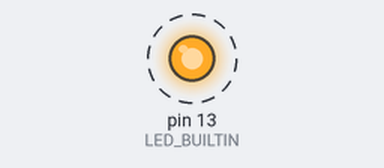
A sketch run on a simulated Arduino Uno, built with avr-gcc and run on an emulated ATmega328P. On the bench: output pins drawn as LEDs (lit = HIGH). Dashed ring = blinking. What the sketch prints to the serial monitor is not drawn.

Above: at 0.2 s.
Timing chart, 0 to 3.0 s (numbered marks = the images above):
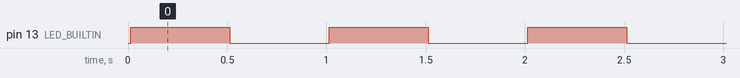

Measured:
- by itself, pin 13 (LED_BUILTIN): alternates HIGH for 0.50 s and LOW for 0.50 s

The sketch:

pin_enumerate.ino
```cpp
/*
  works on samd
*/

#if defined(NEOPIXEL_NUM) && NEOPIXEL_NUM > 0
#include <Adafruit_NeoPixel.h>
Adafruit_NeoPixel neopixels(NEOPIXEL_NUM, NEOPIXEL_NUM);
#define clear_bright_leds() neopixels.begin();neopixels.clear();
#elif defined(DOTSTAR_NUM) && DOTSTAR_NUM > 0
#include <SPI.h>
#include <Adafruit_DotStar.h>
Adafruit_DotStar strip(DOTSTAR_NUM, PIN_DOTSTAR_DATA, PIN_DOTSTAR_CLK);
#define clear_bright_leds()  strip.begin();strip.clear();strip.show();
#else
#define clear_bright_leds()
#endif

void setup() {
  clear_bright_leds();
  pinMode(LED_BUILTIN,OUTPUT);
  Serial.begin(115200);

  static unsigned int serial_start = millis();
  while ( ! Serial && (millis() - serial_start < 1000) ) {
    delay(10);
  }

  // Info
  Serial.print(F( "Start " __FILE__ " " __DATE__ " " __TIME__ " gcc " __VERSION__ " ide "));
  Serial.println(ARDUINO); // ide version
  // Nope, can't get architecture!

  Serial.print("Digital pins 0.."); Serial.println(NUM_DIGITAL_PINS - 1);
  Serial.print("Analog pins A0..A"); Serial.println(NUM_ANALOG_INPUTS - 1);
  for (unsigned int i = 0; i < NUM_DIGITAL_PINS; i++) {
    int analog_pin = -1;

    // is this an analog pin?
    // analogInputToDigitalPin() may not be a continous range, so search
    for (unsigned int a_i = 0; a_i < NUM_ANALOG_INPUTS; a_i++) {
      if ( analogInputToDigitalPin(a_i) == i ) {
        analog_pin = a_i;
        break;
      }
    }

    if ( analog_pin != -1) {
      Serial.print("A"); Serial.print(analog_pin); Serial.print(" ");
    }
    Serial.print(i);


    if (digitalPinHasPWM(i)) {
      Serial.print(" ");
      Serial.print("pwm");
    }
    Serial.println();
  }
}


void loop() {
  digitalWrite(LED_BUILTIN, !digitalRead(LED_BUILTIN));
  delay(500); // allow native usb etc
}
```
